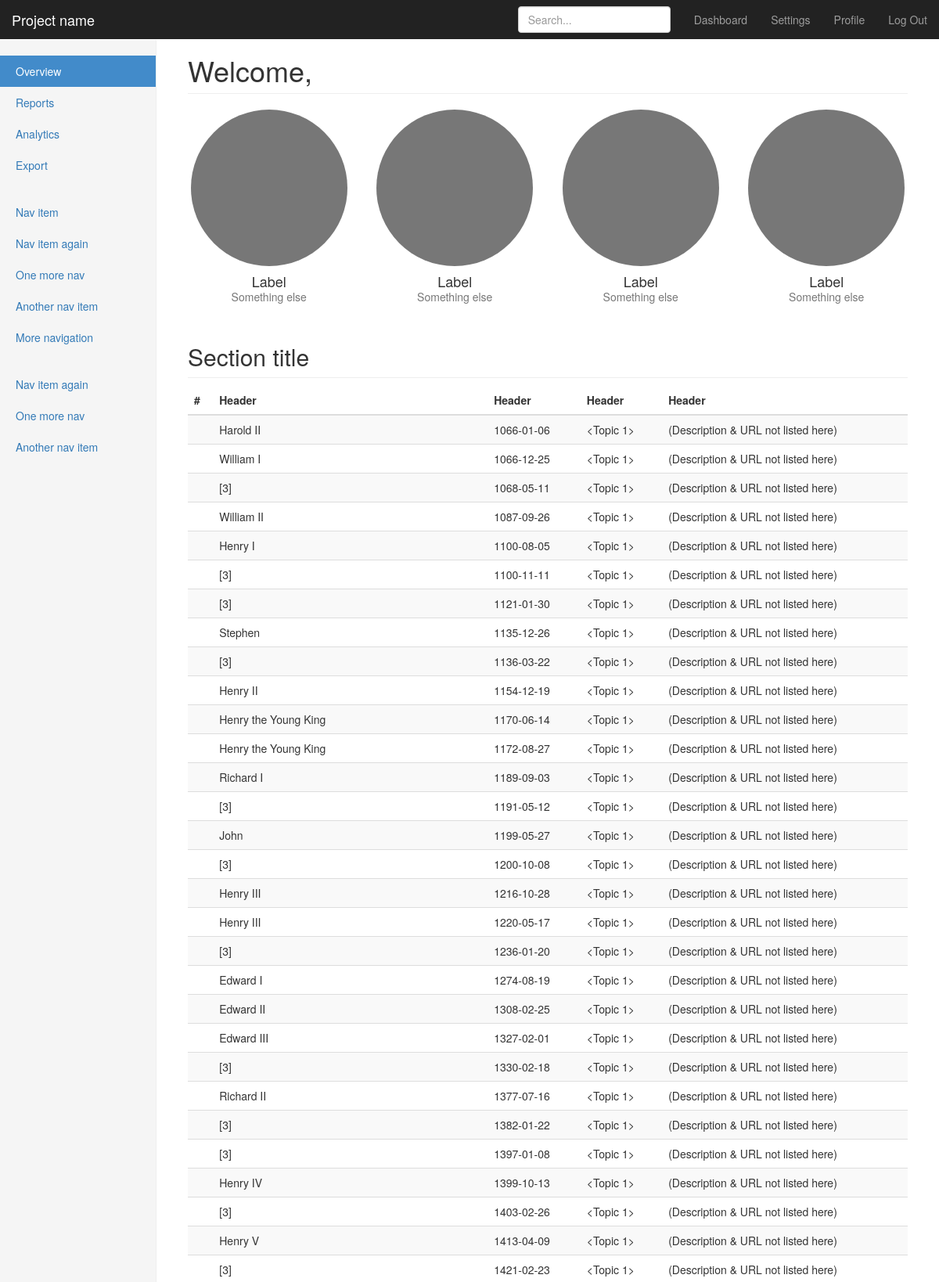
The app's page /all_artifacts (upper part) with its own data.
### app.py (models this page shows)
class Artifact(db.Model):
	aid = db.Column(db.Integer, primary_key=True, autoincrement=True)
	title = db.Column(db.String())
	description = db.Column(db.String())
	date = db.Column(db.Date(), nullable=False)
	url = db.Column(db.String())
	atopic = db.Column(db.Integer, db.ForeignKey('topic.tid'), nullable=False)

class WikiArtifact(Artifact): #inherits Artifact class
	pass

### app.py (the view)
@app.route('/all_artifacts')
def all_artifacts():
	artifacts=Artifact.query.all()
	return render_template('all_artifacts.html', artifacts=artifacts)

### templates/all_artifacts.html (shortened to what this page needs)
{% extends "bootstrap/base.html" %}
{% block styles %}
{{super()}}
<link rel="stylesheet" href="{{url_for('.static', filename='dashboard.css')}}">
{% endblock %}
{% block content %}
    <nav class="navbar navbar-inverse navbar-fixed-top">
      <div class="container-fluid">
        <div class="navbar-header">
          <a class="navbar-brand" href="#">Project name</a>
        </div>
        <div id="navbar" class="navbar-collapse collapse">
          <ul class="nav navbar-nav navbar-right">
            <li><a href="#">Dashboard</a></li>
            <li><a href="#">Settings</a></li>
            <li><a href="#">Profile</a></li>
            <li><a href="{{ url_for('logout') }}">Log Out</a></li>
          </ul>
          <form class="navbar-form navbar-right">
            <input type="text" class="form-control" placeholder="Search...">
          </form>
        </div>
      </div>
    </nav>
    <div class="container-fluid">
      <div class="row">
        <div class="col-sm-3 col-md-2 sidebar">
          <ul class="nav nav-sidebar">
            <li class="active"><a href="#">Overview <span class="sr-only">(current)</span></a></li>
            <li><a href="#">Reports</a></li>
            <li><a href="#">Analytics</a></li>
            <li><a href="#">Export</a></li>
          </ul>
          <ul class="nav nav-sidebar">
            <li><a href="">Nav item</a></li>
            <li><a href="">Nav item again</a></li>
            <li><a href="">One more nav</a></li>
            <li><a href="">Another nav item</a></li>
            <li><a href="">More navigation</a></li>
          </ul>
          <ul class="nav nav-sidebar">
            <li><a href="">Nav item again</a></li>
            <li><a href="">One more nav</a></li>
            <li><a href="">Another nav item</a></li>
          </ul>
        </div>
        <div class="col-sm-9 col-sm-offset-3 col-md-10 col-md-offset-2 main">
          <h1 class="page-header">Welcome, {{ name }}</h1>
          <div class="row placeholders">
            <div class="col-xs-6 col-sm-3 placeholder">
              <img width="200" height="200" class="img-responsive" alt="Generic placeholder thumbnail">
              <h4>Label</h4>
              <span class="text-muted">Something else</span>
            </div>
            <div class="col-xs-6 col-sm-3 placeholder">
              <img width="200" height="200" class="img-responsive" alt="Generic placeholder thumbnail">
              <h4>Label</h4>
              <span class="text-muted">Something else</span>
            </div>
            <div class="col-xs-6 col-sm-3 placeholder">
              <img width="200" height="200" class="img-responsive" alt="Generic placeholder thumbnail">
              <h4>Label</h4>
              <span class="text-muted">Something else</span>
            </div>
            <div class="col-xs-6 col-sm-3 placeholder">
              <img width="200" height="200" class="img-responsive" alt="Generic placeholder thumbnail">
              <h4>Label</h4>
              <span class="text-muted">Something else</span>
            </div>
          </div>
          <h2 class="sub-header">Section title</h2>
          <div class="table-responsive">
            <table class="table table-striped">
              <thead>
                <tr>
                  <th>#</th>
                  <th>Header</th>
                  <th>Header</th>
                  <th>Header</th>
                  <th>Header</th>
                </tr>
              </thead>
              <tbody>
				{% for artifact in artifacts %}
				<tr>
					<td>{{ artifact.id }}</td>
					<td>{{ artifact.title }}</td>
					<td>{{ artifact.date }}</td>
					<td>{{ artifact.topic }}</td>
					<td>(Description & URL not listed here)</td>
				</tr>
				{% endfor %}
              </tbody>
            </table>
          </div>
        </div>
      </div>
    </div>
{% endblock %}

### static/dashboard.css (style rules this page uses)
body { padding-top: 50px; }
.sub-header { padding-bottom: 10px; border-bottom: 1px solid #eee; }
.navbar-fixed-top { border: 0; }
.sidebar { display: none; }
@media (min-width: 768px) { .sidebar { position: fixed; top: 51px; bottom: 0; left: 0; z-index: 1000; display: block; padding: 20px; overflow-x: hidden; overflow-y: auto; background-color: #f5f5f5; border-right: 1px solid #eee; } }
.nav-sidebar { margin-right: -21px; margin-bottom: 20px; margin-left: -20px; }
.nav-sidebar > li > a { padding-right: 20px; padding-left: 20px; }
.nav-sidebar > .active > a, .nav-sidebar > .active > a:hover, .nav-sidebar > .active > a:focus { color: #fff; background-color: #428bca; }
.main { padding: 20px; }
@media (min-width: 768px) { .main { padding-right: 40px; padding-left: 40px; } }
.main .page-header { margin-top: 0; }
.placeholders { margin-bottom: 30px; text-align: center; }
.placeholders h4 { margin-bottom: 0; }
.placeholder { margin-bottom: 20px; }
.placeholder img { display: inline-block; border-radius: 50%; }

### records on screen
WikiArtifact: title "Harold II", date "1066-01-06", topic "<Topic 1>"
WikiArtifact: title "William I", date "1066-12-25", topic "<Topic 1>"
WikiArtifact: title "[3]", date "1068-05-11", topic "<Topic 1>"
WikiArtifact: title "William II", date "1087-09-26", topic "<Topic 1>"
WikiArtifact: title "Henry I", date "1100-08-05", topic "<Topic 1>"
WikiArtifact: title "[3]", date "1100-11-11", topic "<Topic 1>"
WikiArtifact: title "[3]", date "1121-01-30", topic "<Topic 1>"
WikiArtifact: title "Stephen", date "1135-12-26", topic "<Topic 1>"
WikiArtifact: title "[3]", date "1136-03-22", topic "<Topic 1>"
WikiArtifact: title "Henry II", date "1154-12-19", topic "<Topic 1>"
WikiArtifact: title "Henry the Young King", date "1170-06-14", topic "<Topic 1>"
WikiArtifact: title "Henry the Young King", date "1172-08-27", topic "<Topic 1>"
WikiArtifact: title "Richard I", date "1189-09-03", topic "<Topic 1>"
WikiArtifact: title "[3]", date "1191-05-12", topic "<Topic 1>"
WikiArtifact: title "John", date "1199-05-27", topic "<Topic 1>"
WikiArtifact: title "[3]", date "1200-10-08", topic "<Topic 1>"
WikiArtifact: title "Henry III", date "1216-10-28", topic "<Topic 1>"
WikiArtifact: title "Henry III", date "1220-05-17", topic "<Topic 1>"
WikiArtifact: title "[3]", date "1236-01-20", topic "<Topic 1>"
WikiArtifact: title "Edward I", date "1274-08-19", topic "<Topic 1>"
WikiArtifact: title "Edward II", date "1308-02-25", topic "<Topic 1>"
WikiArtifact: title "Edward III", date "1327-02-01", topic "<Topic 1>"
WikiArtifact: title "[3]", date "1330-02-18", topic "<Topic 1>"
WikiArtifact: title "Richard II", date "1377-07-16", topic "<Topic 1>"
WikiArtifact: title "[3]", date "1382-01-22", topic "<Topic 1>"
WikiArtifact: title "[3]", date "1397-01-08", topic "<Topic 1>"
WikiArtifact: title "Henry IV", date "1399-10-13", topic "<Topic 1>"
WikiArtifact: title "[3]", date "1403-02-26", topic "<Topic 1>"
WikiArtifact: title "Henry V", date "1413-04-09", topic "<Topic 1>"
WikiArtifact: title "[3]", date "1421-02-23", topic "<Topic 1>"
